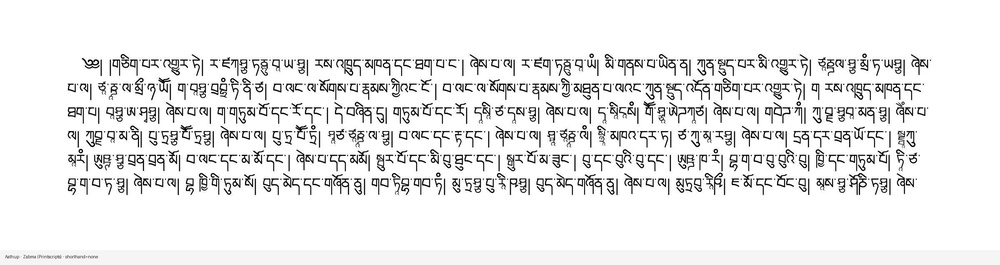
#> input picture blog/assets/02-rendering/pecha_uchen_example.jpg, 1000 x 265 px, shrunk from 2400 x 637 before the run
$ python -i font_augmentation_raster_qc.py   (imports and definitions only)
#> lines starting #> are read from the running program, lines starting #| are printed output that depends on the picture; after the words box and inside, x2 and y2 are one past the last pixel; in counts of white or black regions, pixels touching at a corner belong together
#!/usr/bin/env python3
"""Raster-level checks for destructive font augmentation artifacts."""

from __future__ import annotations

from pathlib import Path

import numpy as np
from PIL import Image
from scipy import ndimage


RASTER_QC_VERSION = 2
COMPONENT_SIZE_BINS = (4, 8, 16, 32, 64, 128, 256)


def _component_sizes(mask: np.ndarray) -> np.ndarray:
    labels, count = ndimage.label(mask)
    if count == 0:
        return np.asarray([], dtype=np.int64)
    return np.bincount(labels.ravel())[1:]


def _component_count(mask: np.ndarray, *, enclosed_only: bool) -> int:
    labels, count = ndimage.label(mask)
    if count == 0:
        return 0
    sizes = np.bincount(labels.ravel())
    eligible = sizes >= 4
    eligible[0] = False
    if enclosed_only:
        border_labels = np.unique(
            np.concatenate((labels[0, :], labels[-1, :], labels[:, 0], labels[:, -1]))
        )
        eligible[border_labels] = False
    return int(eligible.sum())


def raster_metrics(path: Path, *, threshold: int = 128) -> dict[str, object]:
#> called with threshold = 128
    pixels = np.asarray(Image.open(path).convert("L"))
    ink = pixels < threshold
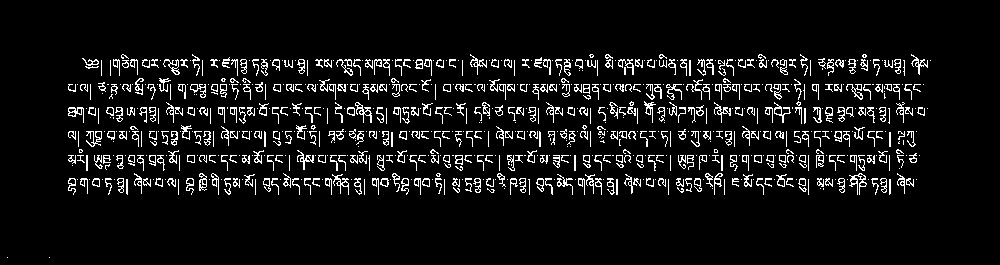
#> ink: shape (265, 1000) bool; 7.2% white in thin lines or dots, all inside (x1, y1, x2, y2) = (7, 54, 931, 258)
    ys, xs = np.where(ink)
#> ys = 19084 values from 54 to 257; xs = 19084 values, max 930 at index 941, min 7 at index 19082, mean 496.5
    if not len(xs):
        return {
            "ink_pixels": 0,
            "ink_density": 0.0,
            "ink_components": 0,
            "enclosed_holes": 0,
            "content_width": 0,
            "content_height": 0,
            "component_size_p10": 0.0,
            "small_component_counts": {
                str(limit): 0 for limit in COMPONENT_SIZE_BINS
            },
        }
    ink = ink[ys.min() : ys.max() + 1, xs.min() : xs.max() + 1]
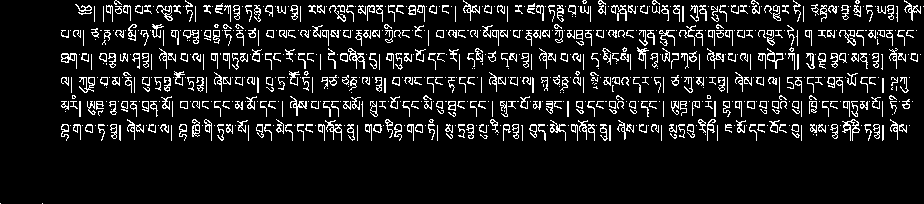
#> ink: shape (204, 924) bool; 10.1% white in thin lines or dots
    component_sizes = _component_sizes(ink)
#> in _component_sizes, `labels, count = ndimage.label(mask)`:
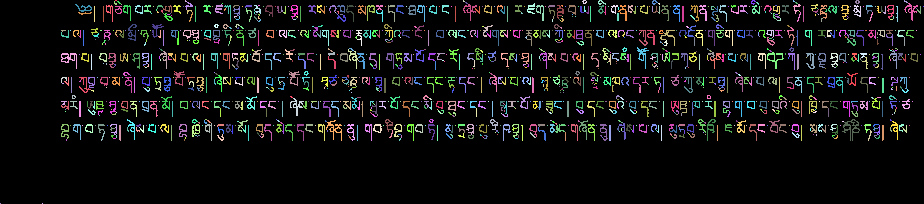
#> labels: shape (204, 924) int32; 1440 distinct labels, from 0 to 1439; one colour per label, 0 black
#> in _component_sizes, `labels, count = ndimage.label(mask)`: count = 1439
#> component_sizes = 1439 values, max 124 at index 1214, min 1 at index 16, mean 13.26
    component_size_p10 = float(np.quantile(component_sizes, 0.10))
#> component_size_p10 = 1
    return {
        "ink_pixels": int(ink.sum()),
        "ink_density": float(ink.mean()),
        "ink_components": _component_count(ink, enclosed_only=False),
        "enclosed_holes": _component_count(~ink, enclosed_only=True),
        "content_width": int(ink.shape[1]),
        "content_height": int(ink.shape[0]),
        "component_size_p10": round(component_size_p10, 3),
        "small_component_counts": {
            str(limit): int((component_sizes <= limit).sum())
            for limit in COMPONENT_SIZE_BINS
        },
    }
#> in _component_count, `labels, count = ndimage.label(mask)`: count = 1439
#> in _component_count, `sizes = np.bincount(labels.ravel())`: sizes = 1440 values, max 169412 at index 0, min 1 at index 17, mean 130.9
#> call 2 of _component_count, with enclosed_only = True
#> in _component_count (call 2), `labels, count = ndimage.label(mask)`:
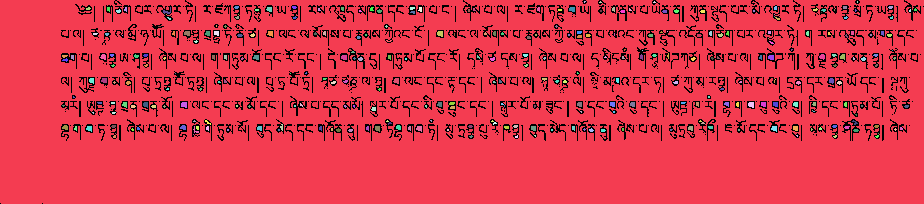
#> labels: shape (204, 924) int32; 309 distinct labels, from 0 to 308; one colour per label, 0 black
#> in _component_count (call 2), `labels, count = ndimage.label(mask)`: count = 308
#> in _component_count (call 2), `labels, count = ndimage.label(mask)`: mask: shape (204, 924) bool; 89.9% white; black in thin lines or dots
#> in _component_count (call 2), `sizes = np.bincount(labels.ravel())`: sizes = 309 values, max 166285 at index 1, min 1 at index 27, mean 610
#> in _component_count (call 2), `border_labels = np.unique( np.concatenate((labels[0, :], labels[-1, :]..`: border_labels = [0, 1]


# [61 lines left out: function compare_rasters, not called in this run]

>>> result = raster_metrics('../blog/assets/02-rendering/pecha_uchen_example.jpg')
#> result = 8 items

$ run again, on blog/assets/02-rendering/uchen_none_crop.jpg
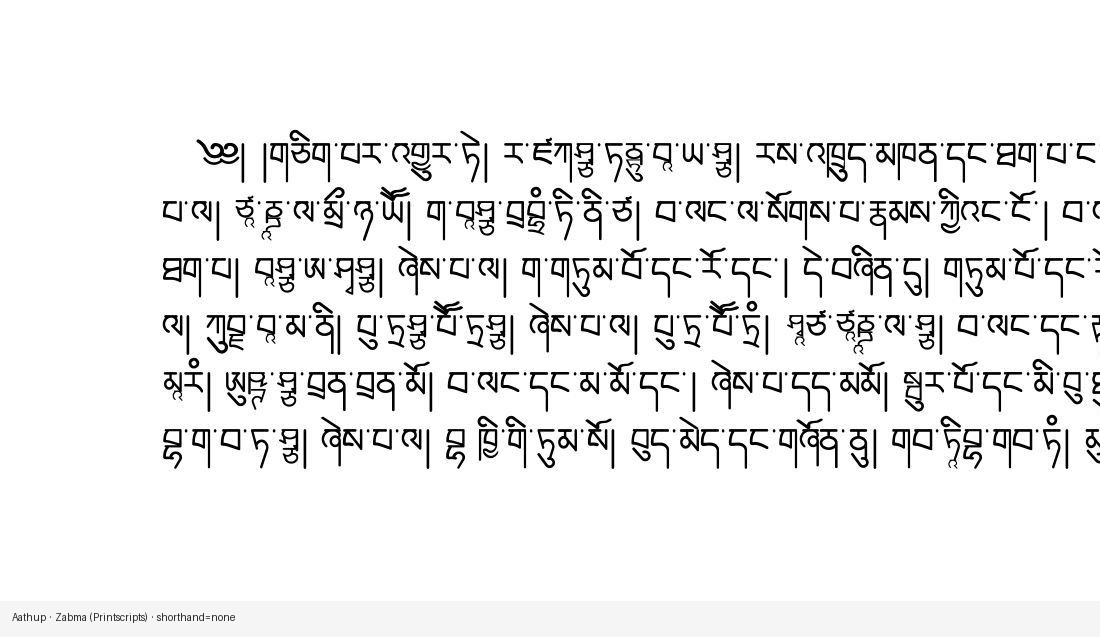
#> input picture blog/assets/02-rendering/uchen_none_crop.jpg, 1100 x 637 px
#> in _component_sizes, `labels, count = ndimage.label(mask)`:
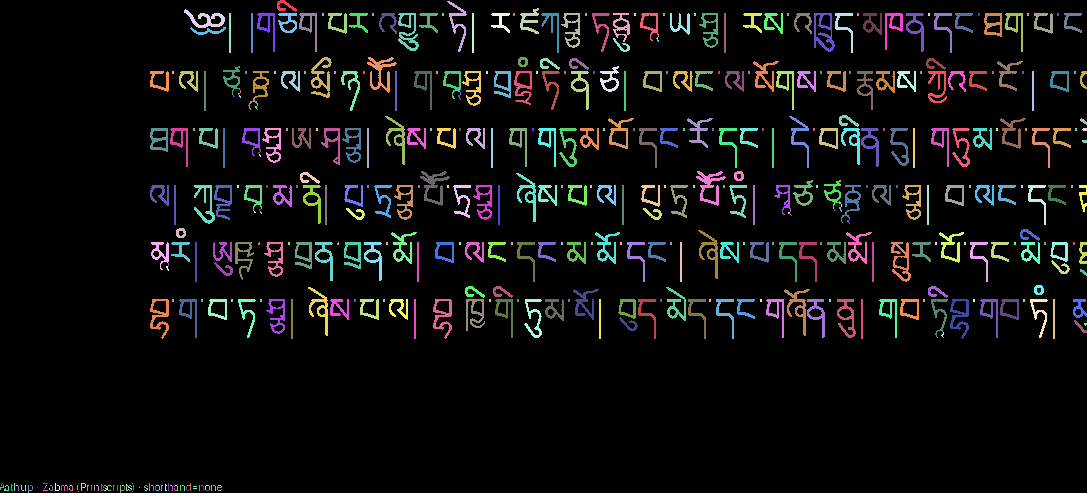
#> labels: shape (493, 1087) int32; 498 distinct labels, from 0 to 497; one colour per label, 0 black
#> in _component_sizes, `labels, count = ndimage.label(mask)`: count = 497
#> component_sizes = 497 values, max 366 at index 184, min 1 at index 123, mean 93.08
#> component_size_p10 = 2
#> in _component_count, `labels, count = ndimage.label(mask)`: count = 497
#> sizes = 498 values, max 489630 at index 0, min 1 at index 124, mean 1076.1
#> in _component_count (call 2), `labels, count = ndimage.label(mask)`:
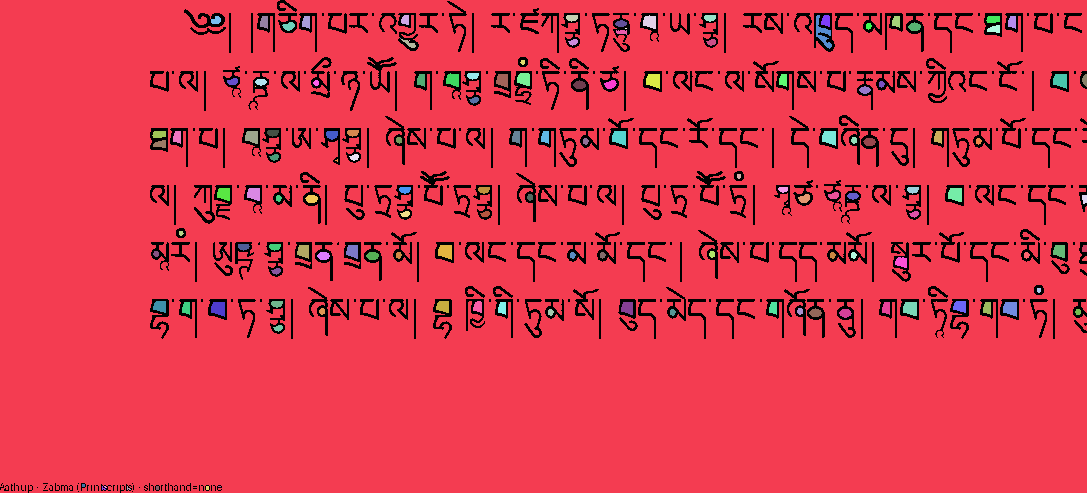
#> labels: shape (493, 1087) int32; 143 distinct labels, from 0 to 142; one colour per label, 0 black
#> in _component_count (call 2), `labels, count = ndimage.label(mask)`: count = 142
#> mask: shape (493, 1087) bool; 91.4% white; black in thin lines or dots
#> sizes = 143 values, max 480306 at index 1, min 1 at index 21, mean 3747.5
#> border_labels = [0, 1, 36, 83, 96, 108]
#> result = 8 items

$ run again, on blog/assets/02-rendering/uchen_sparse.jpg
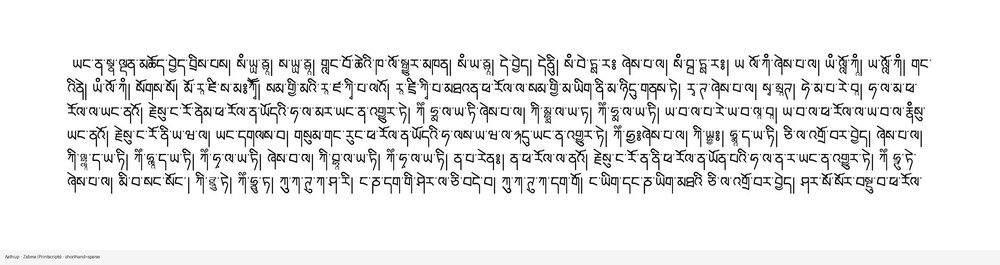
#> input picture blog/assets/02-rendering/uchen_sparse.jpg, 1000 x 265 px, shrunk from 2400 x 637 before the run
#> in raster_metrics, `ink = pixels < threshold`:
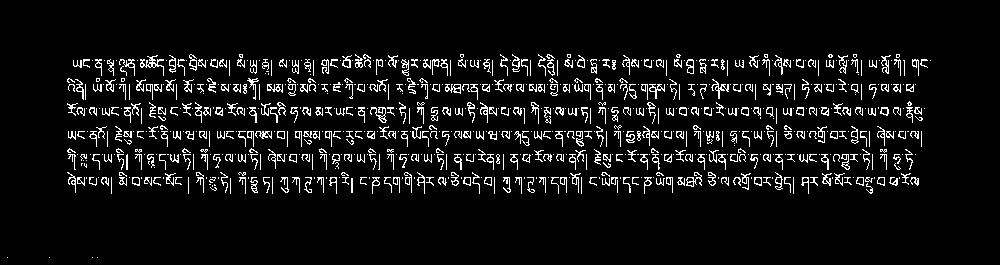
#> ink: shape (265, 1000) bool; 6.8% white in thin lines or dots, all inside (x1, y1, x2, y2) = (7, 54, 931, 258)
#> ys = 18013 values from 54 to 257; xs = 18013 values, max 930 at index 1010, min 7 at index 18009, mean 489.2
#> in _component_sizes, `labels, count = ndimage.label(mask)`: count = 1565
#> component_sizes = 1565 values, max 88 at index 15, min 1 at index 19, mean 11.51
#> component_size_p10 = 1
#> in _component_count, `labels, count = ndimage.label(mask)`: count = 1565
#> sizes = 1566 values, max 170483 at index 0, min 1 at index 20, mean 120.4
#> in _component_count (call 2), `labels, count = ndimage.label(mask)`:
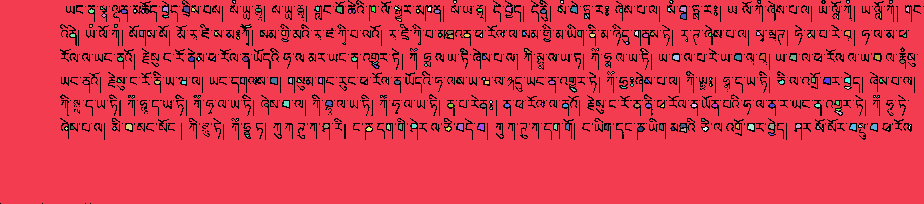
#> labels: shape (204, 924) int32; 256 distinct labels, from 0 to 255; one colour per label, 0 black
#> in _component_count (call 2), `labels, count = ndimage.label(mask)`: count = 255
#> mask: shape (204, 924) bool; 90.4% white; black in thin lines or dots
#> sizes = 256 values, max 168346 at index 1, min 1 at index 10, mean 736.3
#> border_labels = [0, 1]
#> result = 8 items
